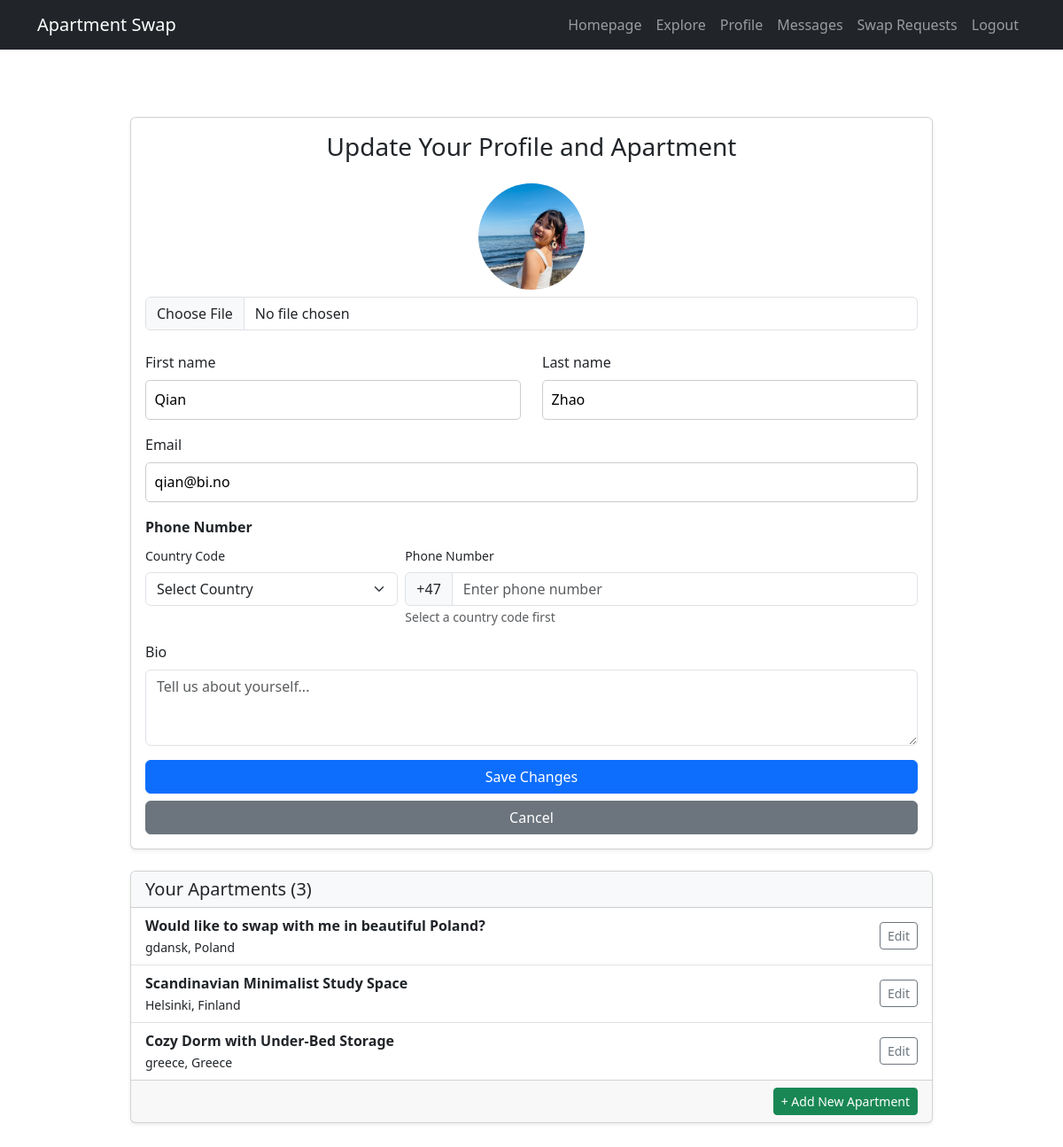
Screenshot of /profile/ (signed in) with the database file from the repository.
### app/models.py (models this page shows, shortened)
class Profile(models.Model):
    user = models.OneToOneField(User, on_delete=models.CASCADE)
    bio = models.TextField(blank=True)
    phone_number = models.CharField(max_length=20, blank=True)
    email_notifications = models.BooleanField(default=False)
    sms_notifications = models.BooleanField(default=False)
    avatar = models.ImageField(upload_to='profile_pics/', null=True, blank=True)

class Apartment(models.Model):
    user = models.ForeignKey(User, on_delete=models.CASCADE)
    title = models.CharField(max_length=200)
    description = models.TextField()
    country = models.CharField(max_length=100,default='Norway')
    city = models.CharField(max_length=100,default='Oslo')
    bedrooms = models.IntegerField(default=1)
    bathrooms = models.IntegerField(default=1)
    shared_bathroom = models.BooleanField(default=False)
    shared_kitchen = models.BooleanField(default=False)
    available_from = models.DateField(default=date.today)
    available_until = models.DateField(default=default_available_until)
    created_at = models.DateTimeField(auto_now_add=True)
    updated_at = models.DateTimeField(auto_now=True)

### app/views.py (the view)
# urls.py: path('profile/', views.profile, name = 'profile'),
@login_required
def profile(request):
    user_apartments = Apartment.objects.filter(user=request.user)
    if request.method == 'POST':
        form = ProfileUpdateForm(request.POST, request.FILES, instance=request.user.profile)
        if form.is_valid():
            request.user.email = form.cleaned_data.get('email')
            request.user.first_name = form.cleaned_data.get('first_name')
            request.user.last_name = form.cleaned_data.get('last_name')
            request.user.save()
            form.save()
            from django.contrib import messages
            messages.success(request, 'Your profile has been successfully updated!')
            return redirect('profile')
    else:
        form = ProfileUpdateForm(instance=request.user.profile, initial={
            'email': request.user.email,
            'first_name': request.user.first_name,
            'last_name': request.user.last_name,
        })
    return render(request, 'profile.html', {
        'form': form,
        'user_apartments': user_apartments,
    })

### app/templates/profile.html (shortened to what this page needs)
{% extends 'base.html' %}
{% block content %}
<div class="container py-5">
    <div class="row justify-content-center">
        <div class="col-md-10">
            <div class="card shadow-sm mb-4">
                <div class="card-body">
                    <h3 class="card-title mb-4 text-center">Update Your Profile and Apartment</h3>
                    <form method="post" enctype="multipart/form-data">
                        <div class="row mb-4 text-center">
                            <div class="col">
                                {% if user.profile.avatar %}
                                    <img id="avatar-preview" src="{{ user.profile.avatar.url }}" class="rounded-circle" style="width: 120px; height: 120px; object-fit: cover;" alt="Avatar">
                                {% else %}
                                    <div class="rounded-circle bg-secondary d-inline-flex align-items-center justify-content-center"
                                         style="width: 120px; height: 120px;">
                                        <i class="fas fa-user fa-2x text-white"></i>
                                    </div>
                                {% endif %}
                                <div class="mt-2">
                                    <input type="file" name="avatar" class="form-control">
                                </div>
                            </div>
                        </div>
                        <div class="row mb-3">
                            <div class="col-md-6">
                                <label class="form-label">{{ form.first_name.label }}</label>
                                {{ form.first_name }}
                            </div>
                            <div class="col-md-6">
                                <label class="form-label">{{ form.last_name.label }}</label>
                                {{ form.last_name }}
                            </div>
                        </div>
                        <div class="mb-3">
                            <label class="form-label">{{ form.email.label }}</label>
                            {{ form.email }}
                        </div>
                        <div class="mb-3">
                            <label class="form-label"><strong>Phone Number</strong></label>
                            <div class="row g-2">
                                <div class="col-md-4">
                                    <label for="phone_country_code" class="form-label small">Country Code</label>
                                    {{ form.phone_country_code }}
                                </div>
                                <div class="col-md-8">
                                    <label for="phone_local_number" class="form-label small">Phone Number</label>
                                    <div class="input-group">
                                        <span class="input-group-text" id="selected-country-code">+47</span>
                                        {{ form.phone_local_number }}
                                    </div>
                                    <small class="form-text text-muted" id="phone-help-text">
                                    </small>
                                </div>
                            </div>
                        </div>
                        <div class="mb-3">
                            <label class="form-label">{{ form.bio.label }}</label>
                            {{ form.bio }}
                        </div>
                        <div class="d-grid gap-2">
                            <button type="submit" class="btn btn-primary">Save Changes</button>
                            <a href="{% url 'homepage' %}" class="btn btn-secondary">Cancel</a>
                        </div>
                    </form>
                </div>
            </div>
            <div class="card shadow-sm">
                <div class="card-header bg-light">
                    <h5 class="mb-0">Your Apartments ({{ user_apartments.count }})</h5>
                </div>
                <ul class="list-group list-group-flush">
                    {% if user_apartments %}
                        {% for apartment in user_apartments %}
                            <li class="list-group-item d-flex justify-content-between align-items-center">
                                <div>
                                    <strong>{{ apartment.title }}</strong><br>
                                    <small>{{ apartment.city }}, {{ apartment.country }}</small>
                                </div>
                                <a href="{% url 'edit_apartment' apartment.id %}" class="btn btn-outline-secondary btn-sm">Edit</a>
                            </li>
                        {% endfor %}
                    {% else %}
                        <li class="list-group-item text-muted">You haven't listed any apartments yet.</li>
                    {% endif %}
                </ul>
                <div class="card-footer text-end">
                    <a href="{% url 'create_apartment' %}" class="btn btn-success btn-sm">+ Add New Apartment</a>
                </div>
            </div>
        </div>
    </div>
</div>
{% endblock %}

### app/static/app/homepage.css (style rules this page uses)
form input, form textarea, form select { width: 100%; padding: 0.6rem; border: 1px solid #ccc; border-radius: 5px; }

### rows the page displays
Apartment: title "Would like to swap with me in beautiful Poland?", city "gdansk", country "Poland"
Apartment: title "Scandinavian Minimalist Study Space", city "Helsinki", country "Finland"
Apartment: title "Cozy Dorm with Under-Bed Storage", city "greece", country "Greece"

### other values shown
{{ user_apartments.count }} "3"
